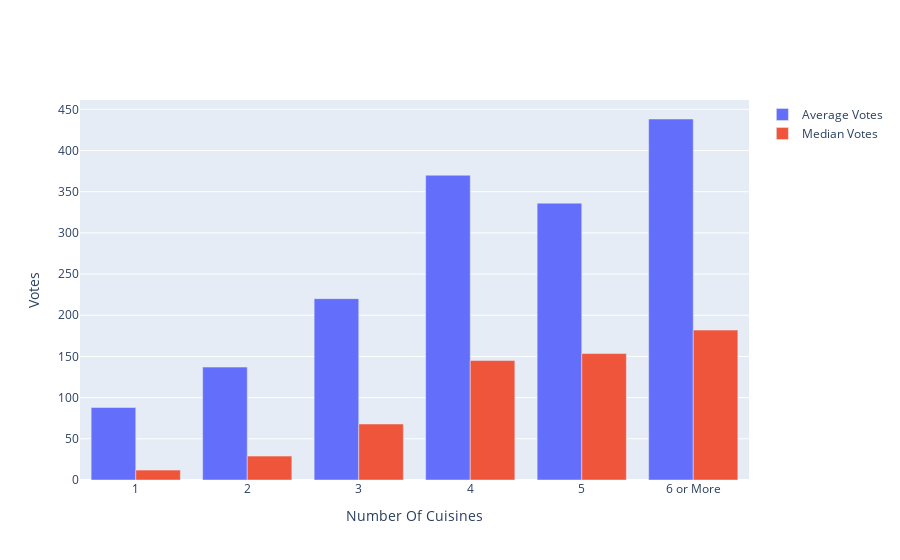

Here is the notebook cell this chart was saved with:
### Markdown cell above
As we can see that restaurants that have 6 or more cuisines are very less in number. We will merge this segment into one so that insights that we gain from this are more statistically significant and not skewed in one direction because of few bad restaurants or few good restaurants.

### Code cell
df_zomato["Total_Cuisines"]=df_zomato.apply(lambda x: 6 if x["Total_Cuisines"]>5 else x["Total_Cuisines"],axis=1 )
aggTotalCsn=df_zomato.groupby("Total_Cuisines").agg(Avg_Votes=("Votes","mean"),Median_Votes=("Votes","median"))
aggTotalCsn["Cuisines_Number"]=aggTotalCsn.index.astype(str)
aggTotalCsn.loc[6,"Cuisines_Number"]="6 or More"  


fig3= go.Figure(data=[
    go.Bar(name='Average Votes', x=aggTotalCsn.Cuisines_Number, y=aggTotalCsn["Avg_Votes"],
           hovertemplate ="Total Cuisines:%{label}<br>Average Votes:%{value}",hoverinfo=None),
    
    go.Bar(name='Median Votes', x=aggTotalCsn.Cuisines_Number, y=aggTotalCsn["Median_Votes"],
          hovertemplate ="Total Cuisines:%{label}<br>Median Votes:%{value}",hoverinfo=None)])

fig3.update_traces(textfont_size=15)
fig3.update_layout(barmode='group',
                    xaxis=dict(title="Number Of Cuisines" ),
                    yaxis=dict(title="Votes"))
fig3.show()

### Figure 1 — Plotly figure (JSON) as saved in the notebook; plotly's stock layout.template omitted (floating-point values rounded to 4 significant figures)
{"data": [{"hovertemplate": "Total Cuisines:%{label}<br>Average Votes:%{value}", "name": "Average Votes", "textfont": {"size": 15}, "type": "bar", "x": ["1", "2", "3", "4", "5", "6 or More"], "y": [88.0, 137.1, 220.2, 370.0, 336.0, 438.2]}, {"hovertemplate": "Total Cuisines:%{label}<br>Median Votes:%{value}", "name": "Median Votes", "textfont": {"size": 15}, "type": "bar", "x": ["1", "2", "3", "4", "5", "6 or More"], "y": [12, 29, 68, 145, 153.5, 182]}], "layout": {"barmode": "group", "xaxis": {"title": {"text": "Number Of Cuisines"}}, "yaxis": {"title": {"text": "Votes"}}}}
